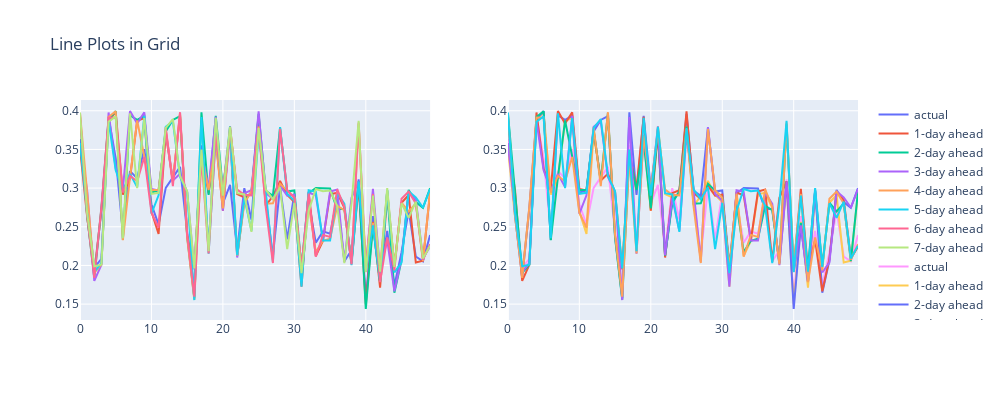

Here is the notebook cell this chart was saved with:
### Code cell
import plotly.graph_objects as go
from plotly.subplots import make_subplots

# Assuming eadata_1_long is already defined as per your description

# Create subplots: 1 row, 2 columns
fig = make_subplots(rows=1, cols=2)

# First plot
for var in eadata_1_long["Variable"].unique():
    fig.add_trace(
        go.Scatter(
            x=eadata_1_long[eadata_1_long["Variable"] == var]["index"],
            y=eadata_1_long[eadata_1_long["Variable"] == var]["Value"],
            name=var,
        ),
        row=1,
        col=1,
    )

# Second plot (same as the first plot)
for var in eadata_1_long["Variable"].unique():
    fig.add_trace(
        go.Scatter(
            x=eadata_1_long[eadata_1_long["Variable"] == var]["index"],
            y=eadata_1_long[eadata_1_long["Variable"] == var]["Value"],
            name=var,
        ),
        row=1,
        col=2,
    )

# Update layout if needed, setting height and width for each subplot
fig.update_layout(height=400, width=1000, title_text="Line Plots in Grid")

# Show the figure
fig.show()
